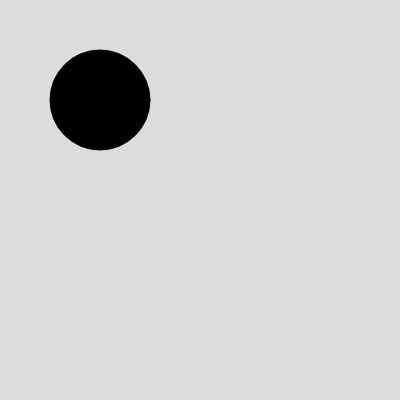
Frame 1 (no input)
Frame 60 (no input): identical to frame 1, image omitted
Frame 120 (the mouse pressed at the canvas centre since frame 60): identical to frame 1, image omitted

The p5.js sketch that drew this single still picture (run headless with seeded random() and noise() and a simulated clock; from frame 60 on, the mouse is pressed at the canvas centre):

// p5.js sketch
// ── sketch.js
function setup() {
  createCanvas(400, 400);
}

function draw() {
  background(220);
  fill(0);
  ellipse(100, 100, 100, 100);
}
